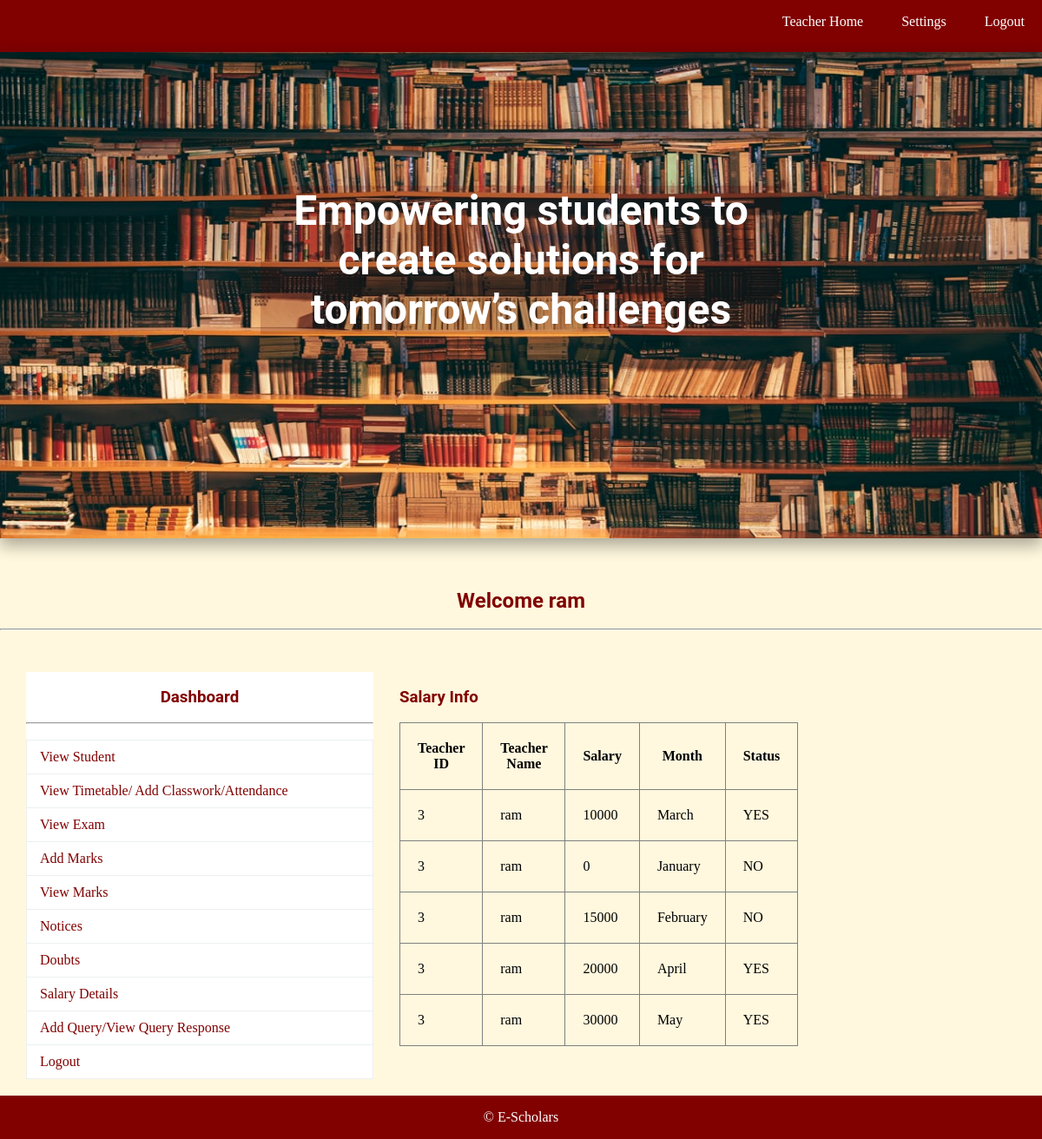
/salary_details_teacher.php (signed in), run on the app's committed database.
### tables this page shows
CREATE TABLE `salary` (
  `SALID` int(11) NOT NULL,
  `TID` int(11) NOT NULL,
  `salary` int(11) NOT NULL,
  `credit` varchar(10) DEFAULT 'NO',
  `month` varchar(10) NOT NULL
);

### salary_details_teacher.php (the view, shortened to what this page needs)
<?php
	include"database.php";
?>
<!DOCTYPE html>
<html>
	<head>
		<link rel="stylesheet" type="text/css" href="css/style1.css">
	</head>
	<body>
		<?php include"navbar.php";?><br><br><br>
		<h2 class="text">Welcome <?php echo $_SESSION["TNAME"]; ?></h2><br><hr><br>
			<div id="section">
				<?php include"sidebar.php";?><br>
				<div class="content1">
					<br>
						<?php
								echo "<h3>Salary Info</h3><br>";
								$sql="select * from salary where TID={$_SESSION["TID"]}";
								$re=$db->query($sql);
								if($re->num_rows>0)
								{
									echo '
										<table border="1px">
										<tr>
											<th>Teacher ID</th>
											<th>Teacher Name</th>
											<th>Salary</th>
											<th>Month</th>
											<th>Status</th>
										</tr>
									';
									while($r=$re->fetch_assoc())
									{
										echo "
										<tr>
											<td>{$_SESSION["TID"]}</td>
											<td>{$_SESSION["TNAME"]}</td>
											<td>{$r["salary"]}</td>
											<td>{$r["month"]}</td>
											<td>{$r["credit"]}</td>
										</tr>
										";
									}
								}
							else
							{
								echo "No record Found";
							}
								echo "</table>";
						?>
				</div>
			</div>
				<?php include"footer.php";?>
	</body>
</html>

### navbar.php (shortened to what this page needs)
<div class="navbar">
			<ul class="list">
			<?php
				if(isset($_SESSION["AID"]))
				{
					echo'
						<li><a href="admin_home.php">Admin Home</a></li>
					<li><a href="change_pass.php">Settings</a></li>
					<li><a href="logout.php">Logout</a></li>
					';
				}
				elseif(isset($_SESSION["TID"]))
				{
					echo'
						<li><a href="teacher_home.php">Teacher Home</a></li>
				<li><a href="teacher_change_pass.php">Settings</a></li>
				<li><a href="logout.php">Logout</a></li>
					';
				}
				elseif(isset($_SESSION["ID"]))
				{
					echo'
						<li><a href="student_home.php">Student Home</a></li>
						<li><a href="student_change_pass.php">Settings</a></li>
						<li><a href="logout.php">Logout</a></li>
					';
				}
				elseif(isset($_SESSION["FID"]))
				{
					echo'
						<li><a href="fee_management_home.php">Fee/Salary Home</a></li>
						<li><a href="fee_salary_change_pass.php">Settings</a></li>
						<li><a href="logout.php">Logout</a></li>
					';
				}
				elseif(isset($_SESSION["CMID"]))
				{
					echo'
						<li><a href="class_management_home.php">Class Management Home</a></li>
						<li><a href="class_management_change_pass.php">Settings</a></li>
						<li><a href="logout.php">Logout</a></li>
					';
				}
			?>
			</ul>
			</div>
		<div>
		<div class="text" style="position:absolute;text-align:center;transform: translate(50%,90%);width:50%;">
			<h1 style="color:#fff;font-weight:solid;font-size:300%;background:rgb(88,00,00,.2);">
			Empowering students to create solutions for tomorrow’s challenges<h1>
			</div>
			<img src="img/h1.jpg" class="sha" style="width:100%; max-height:70vh;">
		</div>

### sidebar.php (shortened to what this page needs)
<div class="sidebar"><br>
<h3 class="text">Dashboard</h3><br><hr><br>
<ul class="s">
<?php
	if(isset($_SESSION["AID"]))
	{
		echo'
			<li class="li"><a href="admission_request.php">Admission Requests</a></li>
			<li class="li"><a href="new_teacher_request.php">New Teachers</a></li>
			<li class="li"><a href="view_staff.php">View Staff</a></li>
			<li class="li"><a href="student.php"> View Student</a></li>
			<li class="li"><a href="add_staff.php">Add Staff</a></li>
			<li class="li"><a href="add_stud.php">Add Student</a></li>
			<li class="li"><a href="notice_admin.php">Add Notice</a></li>
			<li class="li"><a href="query_admin.php">Queries</a></li>
			<li class="li"><a href="logout.php">Logout</a></li>
		';
	}
	elseif(isset($_SESSION["TID"])){
		echo'
			<li class="li"><a href="view_stud_teach.php"> View Student</a></li>
			<li class="li"><a href="tt_teacher.php">View Timetable/ Add Classwork/Attendance</a></li>
			<li class="li"><a href="tech_view_exam.php">View Exam</a></li>
			<li class="li"><a href="add_mark.php">Add Marks</a></li>
			<li class="li"><a href="view_mark.php">View Marks</a></li>
			<li class="li"><a href="notice_teacher.php">Notices</a></li>
			<li class="li"><a href="doubt_teacher.php">Doubts</a></li>
			<li class="li"><a href="salary_details_teacher.php">Salary Details</a></li>
			<li class="li"><a href="add_query_teacher.php">Add Query/View Query Response</a></li>
			<li class="li"><a href="logout.php">Logout</a></li>
		';
	}
?>
</ul>
</div>

### footer.php (shortened to what this page needs)
<div class="footer" style="margin-top:20px;">
		<footer><p> © E-Scholars </p></footer>
</div>

### css/style1.css (style rules this page uses)
* { padding:0px; margin:0px; }
html { background:#fff8de; }
a { text-decoration:none; color: #810000; }
.navbar { background:#810000; height:60px; width:auto; }
.list { list-style:none; text-align:right; }
.list li { display:inline; }
.list li a { text-decoration:none; color:white; line-height:50px; padding:20px; }
h1,h2,h3,h4,h5,h6,label { font-family:roboto; color:#810000; }
.sha { -webkit-box-shadow: 0 8px 17px 0 rgba(0, 0, 0, 0.2), 0 6px 20px 0 rgba(0, 0, 0, 0.19); -moz-box-shadow: 0 8px 17px 0 rgba(0, 0, 0, 0.2), 0 6px 20px 0 rgba(0, 0, 0, 0.19); box-shadow: 0 8px 17px 0 rgba(0, 0, 0, 0.2), 0 6px 20px 0 rgba(0, 0, 0, 0.19); }
footer { text-align:center; color:white; line-height:50px; }
.content1 { margin-top:30px; }
.s { list-style:none; }
.li { position: relative; display: block; padding: 10px 15px; margin-bottom: -1px; background-color: #ffffff; border: 1px solid #ecf0f1; }
.text { text-align:center; }
.footer { background:#810000; width:100%; float:left; }
#section { height:auto; font-family:cambria; width:95vw; margin:0 auto; display:flex; }
.sidebar { width:400px; height:auto; margin-top:30px; margin-right:30px; float:left; background:white; }
.content1 { margin-top:30px; height:auto; width:450px; float:left; }
tr,td,th { padding:20px; }
table { border-collapse:collapse; }

### data on the page
salary: salary "10000", month "March", credit "YES"
salary: salary "0", month "January", credit "NO"
salary: salary "15000", month "February", credit "NO"
salary: salary "20000", month "April", credit "YES"
salary: salary "30000", month "May", credit "YES"

### other printed values
$_SESSION["TNAME"] "ram"
